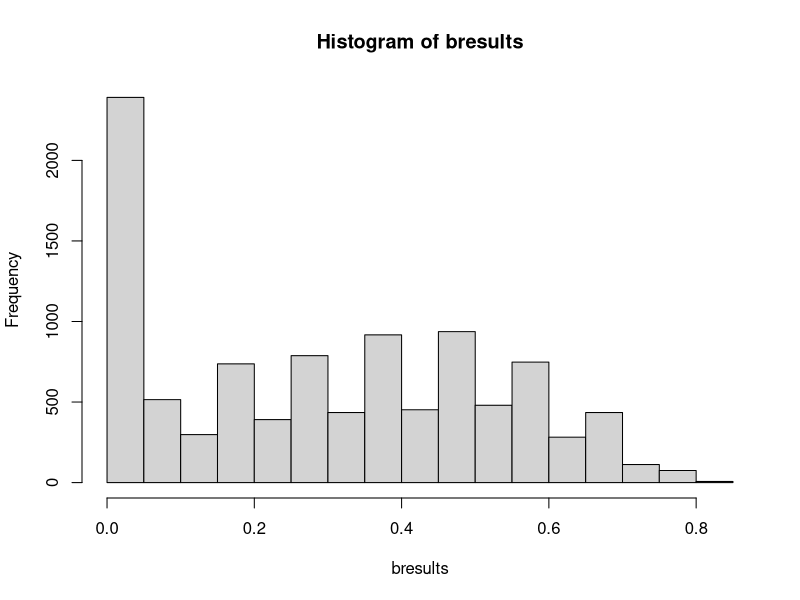

Recreate this plot in R.
# Example code supplied for illustrative purposes only. The regression equations below were built
# using 2 years of data from our level 1 trauma academic medical center. They will not work out of the
# box for your institution.
# 2019-2020 Edward G. Brown MS, Patricia K. Howard PhD RN, Daniel Moore MD

bfunc <- function() {

  days <- 30
  lower <- 200
  upper <- 300
  
  test_limit <- 290
  threshold <- 40
  
  xbar.rand <- rep(NA,days)
  xbar.star <- rep(NA,days)
  xbar.start <- rep(NA,days)
  xbar.stop <- rep(NA,days)
  xbar.forty <- rep(40,days)
  xbar.thirty <- rep(30,days)
  
  start_int <- 22.44721952
  start_slope <- 0.179980129
  stop_int <- 32.5802325885976
  stop_slope <- 0.492633658985415
  
  for (i in 1:days)
    xbar.rand[[i]] <-sample(lower:upper, 1)
  head(xbar.rand)
  
  for (i in 1:days)
    xbar.start[[i]] <-ceiling(start_int + (xbar.rand[[i]] * start_slope))

  head(xbar.start)

  for (i in 1:days)
    xbar.stop[[i]] <- ceiling(stop_int +(xbar.start[[i]] * stop_slope))
  
  head(xbar.stop)

  xbar.star[[1]] = 12
  
  for (i in 1:days)

    xbar.star[[i+1]] = ifelse(ceiling((xbar.star[i] + xbar.start[[i]]) - xbar.stop[[i]]) < 0, 0,
                              
                              
                              ifelse(ceiling((xbar.star[i] + xbar.start[[i]]) - xbar.stop[[i]]) >= threshold,
                                     
                                     ifelse(ceiling((xbar.star[i] + (start_int + (test_limit * start_slope))   ) - (stop_int +((start_int + (test_limit * start_slope)) * stop_slope))     ) < 0,0
                                            , ceiling((xbar.star[i] + (start_int + (test_limit * start_slope))   ) - (stop_int +((start_int + (test_limit * start_slope)) * stop_slope))     ) )
                                     
                                     ,ceiling((xbar.star[i] + xbar.start[[i]]) - xbar.stop[[i]])
                              )
    )
  
    
    
        
over_threshold <- length(xbar.star[xbar.star >= threshold])/days

return(over_threshold)
} # end of function

reps <- 10000
bresults <- rep(NA,reps)

for (i in 1:reps)
  bresults[[i]] <- bfunc()

sd(bresults)
summary(bresults)
hist(bresults)
quantile(bresults, 0.025)
quantile(bresults, 0.975)
